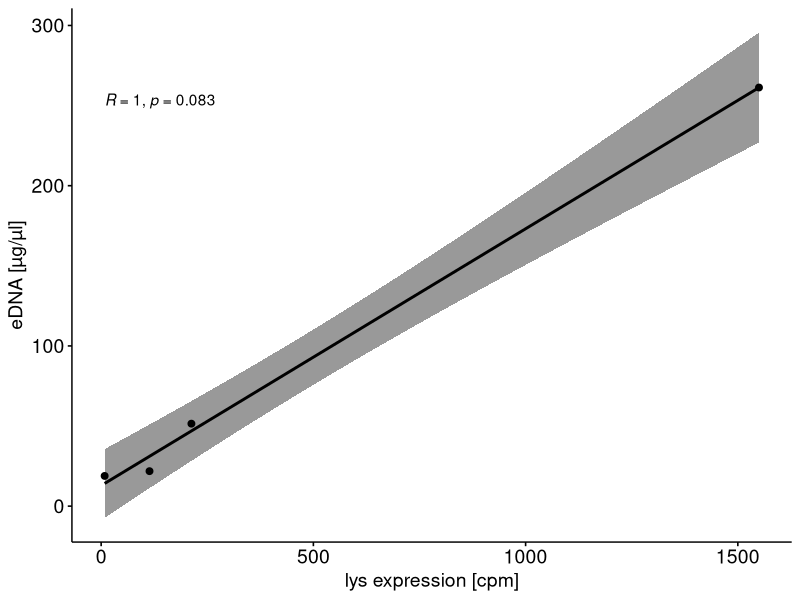

Source code (R):
# calculate spearman correlation between expression values in cpm
# and amount of released eDNA

lys_cpm <- c(8.22, 1549.82, 113.93, 212.67)

# untreated, cipro, novo, CN-DM-861
eDNA <- c(18.86, 261.28, 21.84, 51.48)
cor(lys_cpm, eDNA, method = "spearman")
cor.test(lys_cpm, eDNA, method = "spearman")

my_data <- data.frame(eDNA = eDNA, lys = lys_cpm)

library("ggpubr")
ggscatter(my_data, x = "lys", y = "eDNA", 
          add = "reg.line", conf.int = TRUE, 
          cor.coef = TRUE, cor.method = "spearman",
          xlab = "lys expression [cpm]", ylab = "eDNA [µg/µl]") +
  theme(text = element_text(size=14))
        
